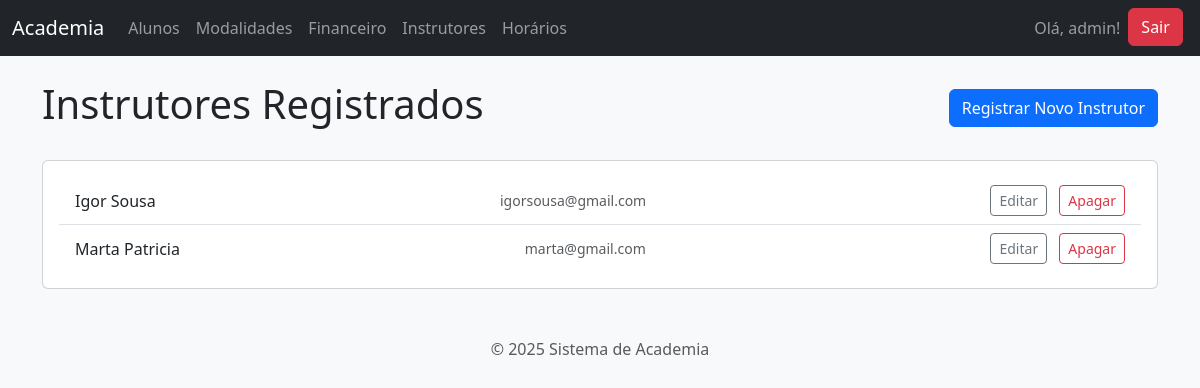
Screenshot of /gestao/instrutores/ (signed in) with the database file from the repository.
### gestao_academia/models.py (models this page shows, shortened)
class Instrutor(models.Model):
    nome = models.CharField(max_length=255, verbose_name="Nome do Instrutor")
    telefone = models.CharField(max_length=20, blank=True, null=True)
    email = models.EmailField(max_length=255, unique=True, blank=True, null=True)

### gestao_academia/views.py (the view)
# urls.py: path('instrutores/', views.lista_instrutores, name='lista_instrutores'),
@login_required
def lista_instrutores(request):
    instrutores = Instrutor.objects.all()
    return render(request, 'gestao_academia/instrutor_lista.html', {'instrutores': instrutores})

### gestao_academia/templates/gestao_academia/instrutor_lista.html (shortened to what this page needs)
{% extends 'base.html' %}
{% block content %}
<div class="d-flex justify-content-between align-items-center mb-4">
    <h1>Instrutores Registrados</h1>
    <a href="{% url 'instrutor_criar' %}" class="btn btn-primary">Registrar Novo Instrutor</a>
</div>
<div class="card">
    <div class="card-body">
        <ul class="list-group list-group-flush">
            {% for instrutor in instrutores %}
            <li class="list-group-item d-flex justify-content-between align-items-center">
                {{ instrutor.nome }}
                <small class="text-muted">{{ instrutor.email|default_if_none:"" }}</small>
                <div>
                    <a href="{% url 'instrutor_editar' pk=instrutor.pk %}" class="btn btn-sm btn-outline-secondary me-2">Editar</a>
                    <a href="{% url 'instrutor_apagar' pk=instrutor.pk %}" class="btn btn-sm btn-outline-danger">Apagar</a>
                </div>
            </li>
            {% empty %}
            <li class="list-group-item">Nenhum instrutor registado.</li>
            {% endfor %}
        </ul>
    </div>
</div>
{% endblock %}

### templates/base.html (shortened to what this page needs)
<!DOCTYPE html>
<html lang="pt-br">
<head>
    <link href="https://cdn.jsdelivr.net/npm/bootstrap@5.3.3/dist/css/bootstrap.min.css" rel="stylesheet">
</head>
<body class="bg-light">
 <nav class="navbar navbar-expand-lg navbar-dark bg-dark mb-4">
    <div class="container-fluid">
        <a class="navbar-brand" href="{% url 'dashboard' %}">Academia</a>
        <div class="collapse navbar-collapse" id="navbarNav">
            <ul class="navbar-nav me-auto mb-2 mb-lg-0">
                {% if user.is_authenticated %}
                    <li class="nav-item">
                        <a class="nav-link" href="{% url 'lista_alunos' %}">Alunos</a>
                    </li>
                    <li class="nav-item">
                        <a class="nav-link" href="{% url 'lista_modalidades' %}">Modalidades</a>
                    </li>
                    <li class="nav-item">
                        <a class="nav-link" href="{% url 'lista_pagamentos' %}">Financeiro</a>
                    </li>
                    <li class="nav-item">
                        <a class="nav-link" href="{% url 'lista_instrutores' %}">Instrutores</a>
                    </li>
                    <li class="nav-item">
                        <a class="nav-link" href="{% url 'grade_horarios' %}">Horários</a>
                    </li>
                {% endif %}
            </ul>
            <ul class="navbar-nav ms-auto">
                {% if user.is_authenticated %}
                    <li class="nav-item">
                        <span class="nav-link">Olá, {{ user.username }}!</span>
                    </li>
                    <li class="nav-item">
                        <form action="{% url 'logout' %}" method="post">
                            <button type="submit" class="btn btn-danger">Sair</button>
                        </form>
                    </li>-
                {% endif %}
            </ul>
        </div>
    </div>
</nav>
    <main class="container">
        {% block content %}{% endblock %}
    </main>
    <footer class="text-center text-muted mt-5">
        <p>&copy; {% now "Y" %} Sistema de Academia</p>
    </footer>
</body>
</html>

### rows the page displays
Instrutor: nome "Igor Sousa", email "igorsousa@gmail.com"
Instrutor: nome "Marta Patricia", email "marta@gmail.com"

### other values shown
{{ user.username }} "admin"
